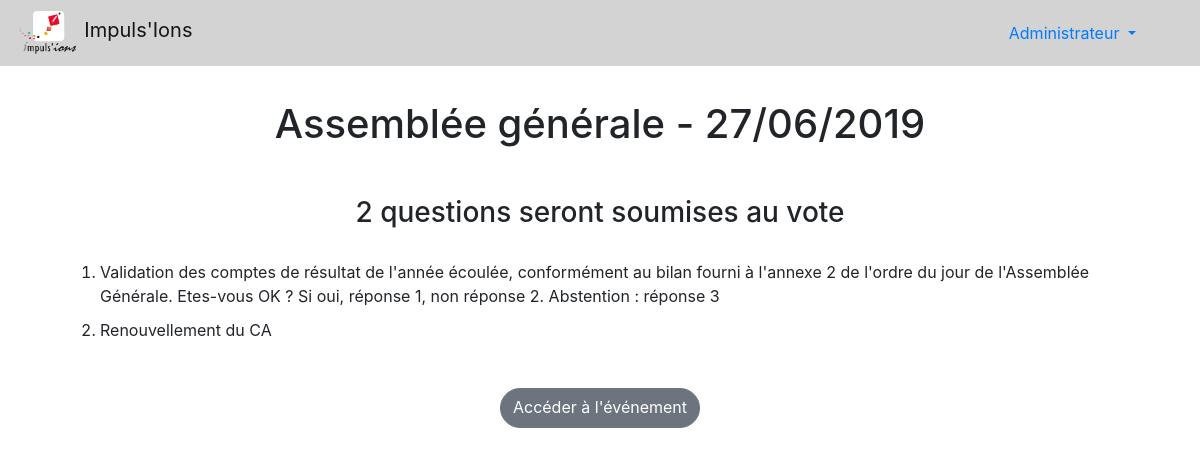
Screenshot of /polls/assemblee-generale-28062019/ (signed in) with the database file from the repository.
### polls/models.py (models this page shows, shortened)
class Event(models.Model):
    company = models.ForeignKey(Company, on_delete=models.CASCADE)
    groups = models.ManyToManyField(EventGroup, verbose_name="groupes")
    rules = [
        ('MAJ', 'Majorité'),
        ('PROP', 'Proportionnelle')
    ]
    event_name = models.CharField("nom", max_length=200)
    event_date = models.DateField("date de l'événement")
    slug = models.SlugField()
    current = models.BooleanField("en cours", default=False)
    quorum = models.IntegerField(default=33)
    rule = models.CharField("mode de scrutin", max_length=5, choices=rules,
        default='MAJ')
    class Meta:
        verbose_name = "Evénement"
        constraints = [models.UniqueConstraint(fields=['company_id', 'slug'],
            name='unique_slug')]
    @classmethod
    def get_event(cls, event_slug):
        return get_object_or_404(Event, slug=event_slug)

class Company(models.Model):
    company_name = models.CharField("nom", max_length=200)
    logo = models.ImageField(upload_to="img/", null=True, blank=True)
    statut = models.CharField("forme juridique", max_length=50)
    siret = models.CharField("SIRET", max_length=50)
    street_num = models.IntegerField("N° de rue", null=True, blank=True)
    street_cplt = models.CharField("complément", max_length=50, null=True,
        blank=True)
    address1 = models.CharField("adresse", max_length=300)
    address2 = models.CharField("complément d'adresse", max_length=300,
        null=True, blank=True)
    zip_code = models.IntegerField("code postal")
    city = models.CharField("ville", max_length=200)
    host = models.CharField("serveur mail", max_length=50, null=True,
        blank=True)
    port = models.IntegerField("port du serveur", null=True, blank=True)
    hname = models.EmailField("utilisateur", max_length=100, null=True,
        blank=True)
    fax = models.CharField("mot de passe", max_length=50, null=True,
        blank=True)
    use_tls = models.BooleanField("authentification requise", default=True,
        blank=True)
    class Meta:
        verbose_name = "Société"

class Question(models.Model):
    event = models.ForeignKey(Event, on_delete=models.CASCADE,
        verbose_name="événement")
    question_text = models.TextField("texte de la résolution")
    question_no = models.IntegerField("numéro de résolution")
    class Meta:
        verbose_name = "Résolution"
        constraints = [models.UniqueConstraint(fields=['event', 'question_no'],
            name='unique_question_no_per_event'),
            models.CheckConstraint(check=Q(question_no__gt=0),
            name='question_no_gt_0')]
    @classmethod
    def get_question_list(cls, event_slug):
        return cls.objects.filter(event__slug=event_slug).order_by('question_no')

### polls/views.py (the view)
# urls.py: path('<slug:event_slug>/', views.event, name='event'),
@login_required
def event(request, event_slug):
    event = Event.get_event(event_slug)
    question_list = Question.get_question_list(event_slug)
    nb_questions = len(question_list)
    user_can_vote = False
    if EventGroup.user_in_event(event_slug, request.user):
        user_can_vote = True
        proxy_list, user_proxy, user_proxy_list =\
            Procuration.get_proxy_status(event_slug, request.user)
    return render(request, 'polls/event.html', locals())

### polls/models.py (called while the page is built)
    @classmethod
    def user_in_event(cls, event_slug, user):
        user_in_group = False
        if len(user.eventgroup_set.filter(event__slug=event_slug)) > 0:
            user_in_group = True
        return user_in_group

### polls/templates/polls/event.html (shortened to what this page needs)
{% extends './base.html' %}
{% load static %}
{% block content %}
    <div class="container">
        <div class="row">
            <div class="col-sm-12">
                <h1 class="text-center">{{ event.event_name }} - {{ event.event_date|date:"d/m/Y" }}</h1>
                <h3 class="text-center mt-5">{{ nb_questions }} question{{ nb_questions|pluralize }} ser{{ nb_questions|pluralize:"a,ont" }} soumise{{ nb_questions|pluralize }} au vote</h3>
                <ol class="mt-30">
                    {% for question in question_list %}
                        <li class="mt-10">{{ question.question_text }}</li>
                    {% endfor %}
                </ol>
                <div class="offset-sm-4 col-sm-4 text-center">
                    {% if user.is_staff and not event.current %}
                        <a class="btn btn-secondary mt-30 pb-2" type="button" href='{% url 'polls:question' event.slug 1 %}'>Lancer l'événement</a>
                    {% elif event.current and user_can_vote or user.is_staff %}
                        <a class="btn btn-secondary mt-30 pb-2" type="button" href='{% url 'polls:question' event.slug 1 %}'>Accéder à l'événement</a>
                    {% endif %}
                </div>
            </div>
        </div>
    </div>
{% endblock %}

### polls/templates/polls/base.html (shortened to what this page needs)
<!DOCTYPE html>
<html lang="en">
    <head>
        {% load static %}
        <link rel="stylesheet" href="https://stackpath.bootstrapcdn.com/bootstrap/4.3.1/css/bootstrap.min.css">
        <link href="{% static "polls/css/polls.css" %}" rel="stylesheet">
    </head>
    <body class="d-flex flex-column vh-100">
        <header class="main-header">
            {% block nav_bar %}
            <nav class="navbar navbar-expand-md navbar-light fixed-top bg-light">
                {% block logo %}
                <a href="{% url 'polls:index' %}" class="logo">
                    {% if company.logo is not NULL %}
                        <div class="logo-lg head-text-color">
                            <img src="{{ company.logo.url }}" height=50>
                            <a class="navbar-brand" href="{% url 'polls:index' %}"> {{ company.company_name }}</a>
                        </div>
                    {% elif event.company.logo is not NULL %}
                        <div class="logo-lg head-text-color">
                            <img src="{{ event.company.logo.url }}" height=50>
                            <a class="navbar-brand" href="{% url 'polls:index' %}"> {{ event.company.company_name }}</a>
                        </div>
                    {% endif %}
                </a>
                {% endblock %}
                <div class="collapse navbar-collapse" id="navbarCollapse">
                    <li class="dropdown user user-menu mr-5 ml-auto">
                        <a href="#" class="dropdown-toggle" data-toggle="dropdown">
                            <span class="hidden-xs">{% firstof request.user.get_short_name request.user.get_username %}</span>
                        </a>
                    </li>
                </div>
            </nav>
            {% endblock nav_bar %}
        </header>
        <main class="flex-shrink-0 main-content" role="main">
            <div class="container">
                {% block content %}{% endblock %}
            </div>
        </main>
    </body>
</html>

### polls/static/polls/css/polls.css (style rules this page uses)
.user-menu { list-style: none; }
.mt-10 { margin-top: 10px; }
.mt-30 { margin-top: 30px; }
.main-content { padding-top: 100px; padding-bottom: 100px; }
.bg-light { background-color: lightgrey !important; }
.btn { border-radius: 20px; }

### rows the page displays
Event: company.logo (picture), company.company_name "Impuls'Ions", event_name "Assemblée générale", event_date "27/06/2019"
Question: question_text "Validation des comptes de résultat de l'année écoulée, conformément au bilan fourni à l'annexe 2 de l'ordre du jour de l'Assemblée Générale. Etes-vous OK ? Si oui, réponse 1, non réponse 2. Abstention : réponse 3"
Question: question_text "Renouvellement du CA"

### other values shown
{{ nb_questions }} "2"
